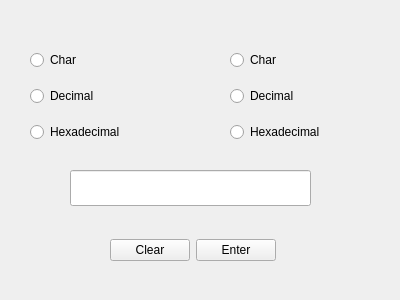
<?xml version="1.0" encoding="UTF-8"?>
<ui version="4.0">
 <class>temp_conv_ui</class>
 <widget class="QWidget" name="temp_conv_ui">
  <property name="geometry">
   <rect>
    <x>0</x>
    <y>0</y>
    <width>400</width>
    <height>300</height>
   </rect>
  </property>
  <property name="maximumSize">
   <size>
    <width>400</width>
    <height>300</height>
   </size>
  </property>
  <property name="windowTitle">
   <string>Form</string>
  </property>
  <widget class="QWidget" name="horizontalLayoutWidget">
   <property name="geometry">
    <rect>
     <x>90</x>
     <y>230</y>
     <width>206</width>
     <height>41</height>
    </rect>
   </property>
   <layout class="QHBoxLayout" name="horizontalLayout">
    <item>
     <spacer name="horizontalSpacer_4">
      <property name="orientation">
       <enum>Qt::Horizontal</enum>
      </property>
      <property name="sizeHint" stdset="0">
       <size>
        <width>40</width>
        <height>20</height>
       </size>
      </property>
     </spacer>
    </item>
    <item>
     <widget class="QPushButton" name="clearButton">
      <property name="text">
       <string>Clear</string>
      </property>
     </widget>
    </item>
    <item>
     <widget class="QPushButton" name="enterButton">
      <property name="text">
       <string>Enter</string>
      </property>
     </widget>
    </item>
    <item>
     <spacer name="horizontalSpacer_3">
      <property name="orientation">
       <enum>Qt::Horizontal</enum>
      </property>
      <property name="sizeHint" stdset="0">
       <size>
        <width>40</width>
        <height>20</height>
       </size>
      </property>
     </spacer>
    </item>
   </layout>
  </widget>
  <widget class="QWidget" name="verticalLayoutWidget">
   <property name="geometry">
    <rect>
     <x>30</x>
     <y>40</y>
     <width>141</width>
     <height>112</height>
    </rect>
   </property>
   <layout class="QVBoxLayout" name="verticalLayout">
    <item>
     <widget class="QRadioButton" name="leftHand_Char">
      <property name="text">
       <string>Char</string>
      </property>
     </widget>
    </item>
    <item>
     <widget class="QRadioButton" name="leftHand_Dec">
      <property name="text">
       <string>Decimal</string>
      </property>
     </widget>
    </item>
    <item>
     <widget class="QRadioButton" name="leftHand_Hex">
      <property name="text">
       <string>Hexadecimal</string>
      </property>
     </widget>
    </item>
   </layout>
  </widget>
  <widget class="QWidget" name="verticalLayoutWidget_2">
   <property name="geometry">
    <rect>
     <x>230</x>
     <y>40</y>
     <width>141</width>
     <height>112</height>
    </rect>
   </property>
   <layout class="QVBoxLayout" name="verticalLayout_2">
    <item>
     <widget class="QRadioButton" name="rightHand_Char">
      <property name="text">
       <string>Char</string>
      </property>
     </widget>
    </item>
    <item>
     <widget class="QRadioButton" name="rightHand_Dec">
      <property name="text">
       <string>Decimal</string>
      </property>
     </widget>
    </item>
    <item>
     <widget class="QRadioButton" name="rightHand_Kelvin">
      <property name="text">
       <string>Hexadecimal</string>
      </property>
     </widget>
    </item>
   </layout>
  </widget>
  <widget class="QLineEdit" name="lineEdit">
   <property name="geometry">
    <rect>
     <x>70</x>
     <y>170</y>
     <width>241</width>
     <height>36</height>
    </rect>
   </property>
  </widget>
 </widget>
 <resources/>
 <connections>
  <connection>
   <sender>clearButton</sender>
   <signal>clicked()</signal>
   <receiver>lineEdit</receiver>
   <slot>clear()</slot>
   <hints>
    <hint type="sourcelabel">
     <x>138</x>
     <y>245</y>
    </hint>
    <hint type="destinationlabel">
     <x>148</x>
     <y>197</y>
    </hint>
   </hints>
  </connection>
 </connections>
</ui>
